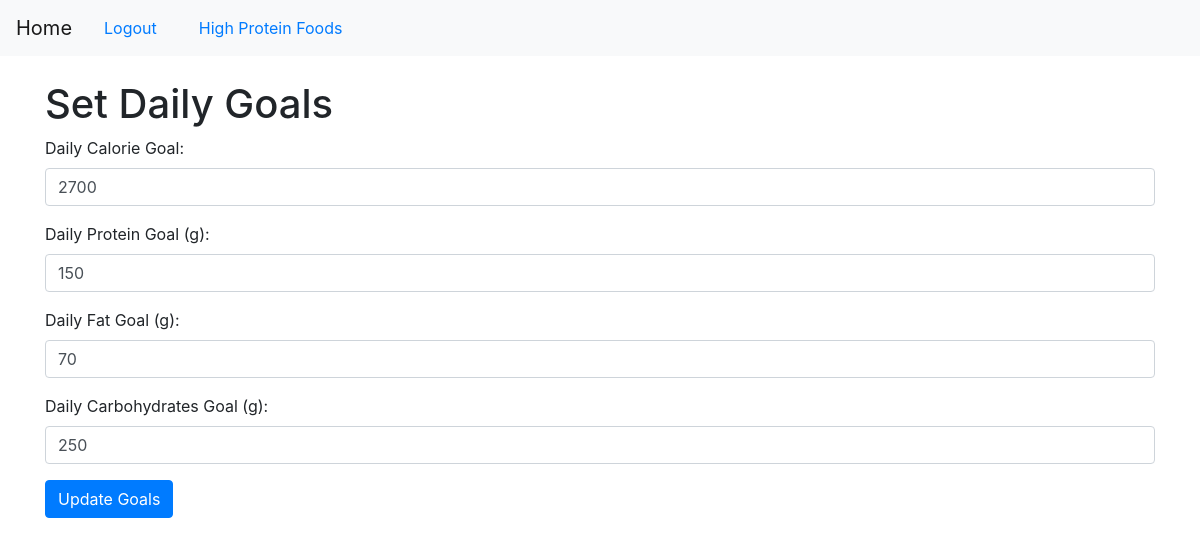
/set_goals (signed in), run on the app's committed database.
### app/models.py (models this page shows, shortened)
class User(UserMixin, db.Model):
    id = db.Column(db.Integer, primary_key=True)
    username = db.Column(db.String(150), unique=True, nullable=False)
    email = db.Column(db.String(150), unique=True, nullable=False)
    password_hash = db.Column(db.String(128), nullable=False)
    daily_calorie_goal = db.Column(db.Integer, nullable=False, default=2000)
    daily_protein_goal = db.Column(db.Integer, nullable=False, default=150)  # grams
    daily_fat_goal = db.Column(db.Integer, nullable=False, default=70)       # grams
    daily_carbs_goal = db.Column(db.Integer, nullable=False, default=250)
    food_entries = db.relationship('FoodEntry', backref='user', lazy=True)

### app/routes.py (the view, shortened to what this page needs)
@bp.route('/set_goals', methods=['GET', 'POST'])
@login_required
def set_goals():
    return render_template('set_goals.html')

### app/__init__.py (called while the page is built)
def create_app():
    app = Flask(__name__)
    app.config['SECRET_KEY'] = 'your_secret_key'
    app.config['SQLALCHEMY_DATABASE_URI'] = 'sqlite:///site.db'
    app.config['SQLALCHEMY_TRACK_MODIFICATIONS'] = False
    db.init_app(app)
    migrate.init_app(app, db)
    login_manager.init_app(app)
    from app.routes import bp  # Import the Blueprint
    app.register_blueprint(bp)
    @login_manager.user_loader
    def load_user(user_id):
        from app.models import User
        return User.query.get(int(user_id))
    return app

### app/templates/set_goals.html (shortened to what this page needs)
{% extends "base.html" %}
{% block content %}
<h1>Set Daily Goals</h1>
<form method="POST" action="{{ url_for('main.set_goals') }}">
    <div class="form-group">
        <label for="calorie_goal">Daily Calorie Goal:</label>
        <input type="number" id="calorie_goal" name="calorie_goal" class="form-control" value="{{ current_user.daily_calorie_goal }}" required>
    </div>
    <div class="form-group">
        <label for="protein_goal">Daily Protein Goal (g):</label>
        <input type="number" id="protein_goal" name="protein_goal" class="form-control" value="{{ current_user.daily_protein_goal }}" required>
    </div>
    <div class="form-group">
        <label for="fat_goal">Daily Fat Goal (g):</label>
        <input type="number" id="fat_goal" name="fat_goal" class="form-control" value="{{ current_user.daily_fat_goal }}" required>
    </div>
    <div class="form-group">
        <label for="carbs_goal">Daily Carbohydrates Goal (g):</label>
        <input type="number" id="carbs_goal" name="carbs_goal" class="form-control" value="{{ current_user.daily_carbs_goal }}" required>
    </div>
    <div class="form-group">
        <input type="submit" value="Update Goals" class="btn btn-primary">
    </div>
</form>
{% endblock %}

### app/static/css/styles.css (style rules this page uses)
body { font-family: Arial, sans-serif; }
h1, h2 { color: #333; }

### data on the page
User: calorie_goal "2700", protein_goal "150", fat_goal "70", carbs_goal "250"
